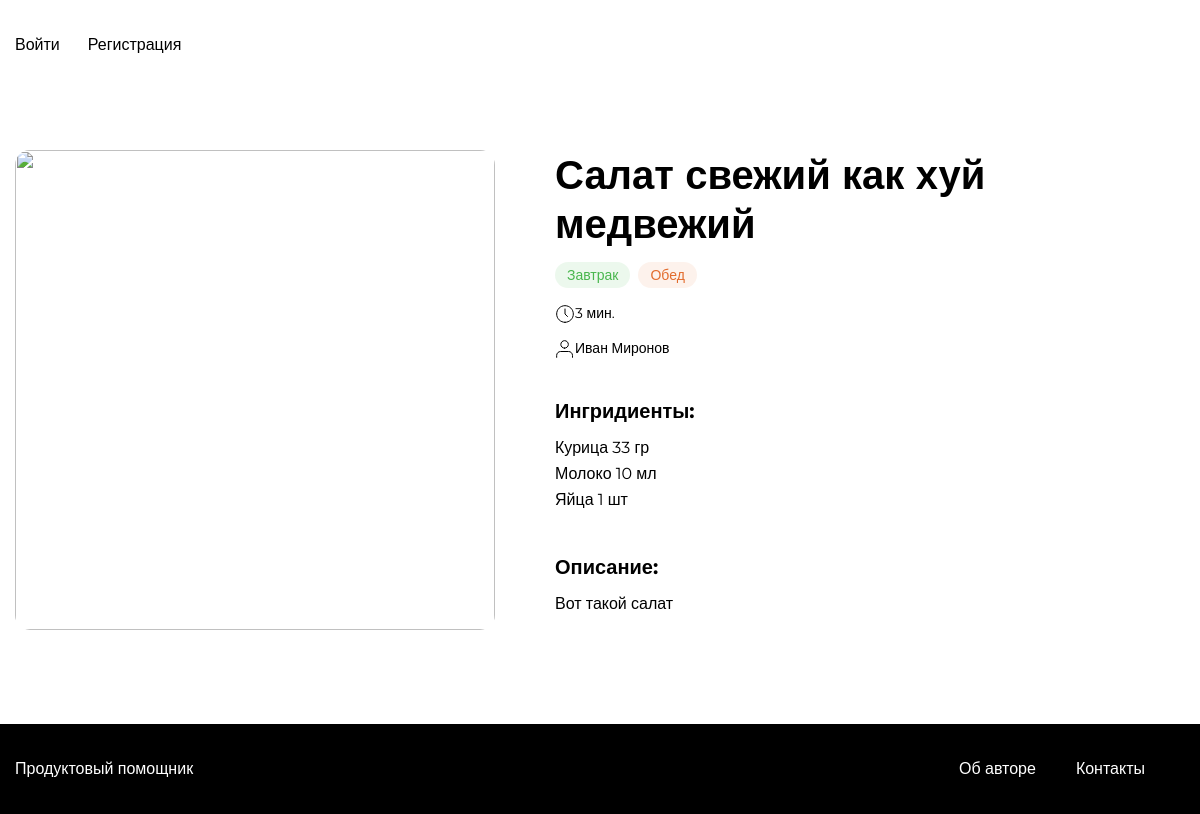
Page /recipe/1/ on the committed database.
### recipe/models.py (models this page shows, shortened)
class Recipe(models.Model):
    author = models.ForeignKey(User, on_delete=models.CASCADE)
    name = models.CharField(max_length=50, verbose_name = 'Название рецепта')
    description = models.TextField(verbose_name = 'Текст')
    pub_date = models.DateTimeField('Дата публикации', auto_now_add=True)
    image = models.ImageField(upload_to='recipes/', validators=[validate_file_size])
    time = models.PositiveIntegerField(verbose_name = 'Время приготовления', validators=[validate_time])
    tags = models.ManyToManyField(Tag, verbose_name = 'Тег')
    ingredients = models.ManyToManyField(Product, through = Ingredient, verbose_name = 'Ингредиент блюда')

class Tag(models.Model):
    tag = models.CharField(max_length=50, verbose_name = 'Тэг')
    slug = models.SlugField(max_length=10, unique=True, db_index=True, verbose_name='Slug')
    def __str__(self):
        return self.tag

class Ingredient(models.Model):
    product = models.ForeignKey(Product, on_delete=models.CASCADE, verbose_name = 'Ингредиент')
    quantity = models.IntegerField(verbose_name = 'Вес')
    recipe = models.ForeignKey('Recipe', on_delete=models.CASCADE, related_name = 'quantity', verbose_name = 'Рецепт')

class Product(models.Model):
    title = models.CharField(max_length=50, verbose_name = 'Название')
    dimension = models.CharField(max_length=20, verbose_name = 'Единицы измерения')

### recipe/views.py (the view)
# urls.py: path('recipe/<int:recipe_id>/', views.recipe_view, name='recipe_view'),
def recipe_view(request, recipe_id):
    recipe = get_object_or_404(Recipe, pk=recipe_id)
    if request.user.is_authenticated:
        subscribe_list = User.objects.filter(authors__subscriber_id=request.user)
        return render(request,'recipe/singlePage.html', {'recipe': recipe, 'subscribe_list': subscribe_list})
    return render(request, 'recipe/singlePage.html', {'recipe': recipe})

### GroceryAssistant/context_processors.py (called while the page is built)
def purchase_counter(request):
    if request.user.is_authenticated:
        purchase_counter = Purchase.objects.filter(user=request.user).count()
        return {'purchase_counter': purchase_counter}
    return {'purchase_counter': 0}

### recipe/templates/recipe/singlePage.html (shortened to what this page needs)
{% extends "recipe/base.html" %}
{% load static %}
{% block css %}
    <link rel="stylesheet" href="{% static '/pages/single.css' %}">
{% endblock css %}
{% load user_filters %}
{% block content %}
{% load thumbnail %}
<div class="single-card" data-id="{{ recipe.id }}" data-author="{{ recipe.author.id }}">
    {% thumbnail recipe.image "960x500" as im %}
        <img src="{{ im.url }}" class="single-card__image">
    {% endthumbnail %}
            <div class="single-card__info">
                <div class="single-card__header-info">
                    <h1 class="single-card__title">{{ recipe.name }}</h1>
                </div>
                <ul class="single-card__items">
                {% for tag in recipe.tags.all %}
                        {% if tag.tag == 'Завтрак' %}
                        <li class="single-card__item"><span class="badge badge_style_green">{{ tag }}</span></li>
                        {% elif tag.tag == 'Обед' %}
                        <li class="single-card__item"><span class="badge badge_style_orange">{{ tag }}</span></li>
                        {% else %}
                        <li class="single-card__item"><span class="badge badge_style_purple">{{ tag }}</span></li>
                        {% endif %}
                {% endfor %}
                </ul>
                <div class="single-card__items single-card__items_column">
                    <p class="single-card__text"><span class="icon-time"></span>{{ recipe.time }} мин.</p>
                    <ul class="single-card__items">
                        <li class="single-card__item"><p class="single-card__text"><span class="icon-user"></span>{{ recipe.author.first_name }} {{ recipe.author.last_name }}</p></li>
                    </ul>
                </div>
                <div class="single-card__section">
                    <h3 class="single-card__section-title">Ингридиенты:</h3>
                    <div class="single-card__items single-card__items_column">
                        {% for ingredient in recipe.quantity.all %}
                        <p class=" single-card__section-item">{{ ingredient.product.title }} {{ ingredient.quantity }} {{ ingredient.product.dimension }}</p>
                        {% endfor %}
                    </div>
                </div>
                <div class="single-card__section">
                    <h3 class="single-card__section-title">Описание:</h3>
                    <p class=" single-card__section-text">{{ recipe.description }}</p>
                </div>
            </div>
        </div>
{% endblock content %}

### recipe/templates/recipe/base.html (shortened to what this page needs)
<!doctype html>
<html>
    <head>
        {% load static %}
        {% block css %}{% endblock css %}
    </head>
    <body>
        {% block header %} {% include 'misc/header.html' %} {% endblock %}
        <main class="main container">
            {% block content %}{% endblock content %}
        </main>
        {% include 'misc/footer.html' %}
    </body>
</html>

### recipe/templates/misc/header.html
<header class="header">
    <nav class="nav">
        <div class="nav__container container">
            {% if user.is_authenticated %}
            <ul class="nav__items list">
                <li class="nav__item {% if 'index' in request.resolver_match.url_name %}nav__item_active{% endif %}"><a href="{% url 'index' %}" class="nav__link link">Рецепты</a></li>
                <li class="nav__item {% if 'subscriptions' in request.resolver_match.url_name %}nav__item_active{% endif %}"><a href="{% url 'subscriptions' %}" class="nav__link link">Мои подписки</a></li>
                <li class="nav__item {% if 'recipe_new' in request.resolver_match.url_name %}nav__item_active{% endif %}"><a href="{% url 'recipe_new' %}" class="nav__link link">Создать рецепт</a></li>
                <li class="nav__item {% if 'favorites' in request.resolver_match.url_name %}nav__item_active{% endif %}"><a href="{% url 'favorites' %}" class="nav__link link">Избранное</a></li>
                <li class="nav__item {% if 'purchases' in request.resolver_match.url_name %}nav__item_active{% endif %}"><a href="{% url 'purchases' %}" class="nav__link link">Список покупок</a> <span class="badge badge_style_blue nav__badge" id="counter">{{ purchase_counter }}</span></li>
            </ul>
            <ul class="nav__items list">
                <li class="nav__item {% if 'password_change' in request.resolver_match.url_name %}nav__item_active{% endif %}"><a href="{% url 'password_change' %}" class="nav__link link">Изменить пароль</a></li>
                <li class="nav__item {% if 'logout' in request.resolver_match.url_name %}nav__item_active{% endif %}"><a href="{% url 'logout' %}" class="nav__link link">Выход</a></li>
            </ul>
            {% else %}
            <ul class="nav__items list">
                <li class="nav__item {% if 'login' in request.resolver_match.url_name %}nav__item_active{% endif %}"><a href="{% url 'login' %}" class="nav__link link">Войти</a></li>
                <li class="nav__item {% if 'registration' in request.resolver_match.url_name %}nav__item_active{% endif %}"><a href="{% url 'registration' %}" class="nav__link link">Регистрация</a></li>
            </ul>
            {% endif %}
        </div>
    </nav>
</header>

### recipe/templates/misc/footer.html
<footer class="footer">
    <div class="footer__container container">
        <a href="{% url 'index' %}" class="footer__brand link">Продуктовый помощник</a>
        <ul class="footer__items">
            <li class="footer__item"><a href="{% url 'about' %}" class="footer__link link">Об авторе </a></li>
            <li class="footer__item"><a href='users/flatpages/default.html' class="footer__link link">Контакты</a></li>
        </ul>
    </div>
</footer>

### recipe/static/pages/single.css (style rules this page uses)
* { box-sizing: border-box; }
html, body { min-height: 100%; }

### recipe/static/blocks/container/container.css (style rules this page uses)
.container { max-width: 1200px; padding: 0 15px; margin: 0 auto; width: 100%; }

### recipe/static/blocks/link/link.css (style rules this page uses)
.link { text-decoration: none; transition: opacity 0.2s; }

### recipe/static/blocks/header/header.css (style rules this page uses)
.header { display: flex; align-items: center; justify-content: center; }

### recipe/static/blocks/nav/nav.css (style rules this page uses)
.nav { height: 90px; width: 100%; }

### recipe/static/blocks/nav/__container/nav__container.css (style rules this page uses)
.nav__container { display: flex; justify-content: space-between; height: 100%; align-items: center; }

### recipe/static/blocks/nav/__items/nav__items.css (style rules this page uses)
.nav__items { display: flex; height: 100%; flex-direction: row; list-style: none; padding: 0; align-items: center; }

### recipe/static/blocks/nav/__item/nav__item.css (style rules this page uses)
.nav__item { display: flex; align-items: center; margin-right: 28px; height: 100%; color: #000000; position: relative; }
.nav__item:last-child { margin-right: 0; }

### recipe/static/blocks/nav/__link/nav__link.css (style rules this page uses)
.nav__link { font-style: normal; font-weight: 500; font-size: 16px; line-height: 20px; color: inherit; cursor: pointer; font-family: 'Montserrat', sans-serif; }

### recipe/static/blocks/main/main.css (style rules this page uses)
.main { padding-top: 60px; padding-bottom: 80px; flex: 1 0 auto; min-height: calc(100vh - 180px); }

### recipe/static/blocks/single-card/single-card.css (style rules this page uses)
.single-card { display: flex; justify-content: space-between; }

### recipe/static/blocks/single-card/__title/single-card__title.css (style rules this page uses)
.single-card__title { font-family: 'Montserrat', sans-serif; font-style: normal; font-weight: bold; font-size: 40px; line-height: 49px; color: #000000; margin: 0; }

### recipe/static/blocks/single-card/__image/single-card__image.css (style rules this page uses)
.single-card__image { object-fit: cover; align-self: flex-start; height: 480px; width: 480px; border-radius: 15px; }

### recipe/static/blocks/single-card/__info/single-card__info.css (style rules this page uses)
.single-card__info { display: flex; flex-direction: column; width: 100%; padding-left: 60px; }

### recipe/static/blocks/single-card/__header-info/single-card__header-info.css (style rules this page uses)
.single-card__header-info { display: flex; justify-content: space-between; margin: 0 0 18px; }

### recipe/static/blocks/single-card/__items/single-card__items.css (style rules this page uses)
.single-card__items { display: flex; flex-direction: row; list-style: none; padding: 0; margin: 0 0 20px; }

### recipe/static/blocks/single-card/__item/single-card__item.css (style rules this page uses)
.single-card__item { margin-right: 8px; height: 100%; }

### recipe/static/blocks/single-card/__text/single-card__text.css (style rules this page uses)
.single-card__text { font-family: 'Montserrat', sans-serif; font-style: normal; font-weight: normal; font-size: 14px; line-height: 17px; color: #000000; margin: 0 0 15px; padding: 0; }
.single-card__text:last-child { margin-bottom: 0; }

### recipe/static/blocks/single-card/__items/_column/single-card__items_column.css (style rules this page uses)
.single-card__items_column { flex-direction: column; max-height: 129px; flex-wrap: wrap; }

### recipe/static/blocks/single-card/__section/single-card__section.css (style rules this page uses)
.single-card__section { margin: 0 0 22px; }
.single-card__section:last-child { margin: 0; }

### recipe/static/blocks/single-card/__section-title/single-card__section-title.css (style rules this page uses)
.single-card__section-title { font-family: 'Montserrat', sans-serif; font-style: normal; font-weight: bold; font-size: 20px; line-height: 24px; color: #000000; margin: 0 0 12px; }

### recipe/static/blocks/single-card/__section-text/single-card__section-text.css (style rules this page uses)
.single-card__section-text { font-size: 16px; line-height: 26px; font-family: 'Montserrat', sans-serif; font-style: normal; font-weight: normal; color: #000000; margin: 0 0 27px; padding: 0; }

### recipe/static/blocks/single-card/__section-item/single-card__section-item.css (style rules this page uses)
.single-card__section-item { font-size: 16px; line-height: 26px; font-family: 'Montserrat', sans-serif; font-style: normal; font-weight: normal; color: #000000; margin: 0; padding: 0; width: max-content; }

### recipe/static/blocks/footer/footer.css (style rules this page uses)
.footer { background: #000000; height: 90px; flex: 0 0 auto; }

### recipe/static/blocks/footer/__container/footer__container.css (style rules this page uses)
.footer__container { display: flex; justify-content: space-between; align-items: center; height: 100%; }

### recipe/static/blocks/footer/__link/footer__link.css (style rules this page uses)
.footer__link { font-family: 'Montserrat', sans-serif; font-style: normal; font-weight: 500; font-size: 16px; line-height: 20px; color: #FFFFFF; }

### recipe/static/blocks/footer/__item/footer__item.css (style rules this page uses)
.footer__item { margin-right: 40px; }

### recipe/static/blocks/footer/__items/footer__items.css (style rules this page uses)
.footer__items { display: flex; list-style: none; padding: 0; }

### recipe/static/blocks/footer/__brand/footer__brand.css (style rules this page uses)
.footer__brand { font-family: 'Montserrat', sans-serif; font-style: normal; font-weight: 500; font-size: 16px; line-height: 20px; color: #FFFFFF; }

### recipe/static/blocks/badge/badge.css (style rules this page uses)
.badge { color: #fff; background: #ddd; border-radius: 24px; padding: 4px 12px; font-style: normal; font-weight: 500; font-size: 14px; line-height: 17px; font-family: 'Montserrat', sans-serif; }

### recipe/static/blocks/badge/_style/badge_style_green.css (style rules this page uses)
.badge_style_green { background: rgba(73, 182, 78, 0.1); color: #49B64E; }

### recipe/static/blocks/badge/_style/badge_style_orange.css (style rules this page uses)
.badge_style_orange { background: rgba(234, 146, 99, 0.12); color: #E26C2D; }

### rows in the picture
Recipe: name "Салат свежий как хуй медвежий", time "3", author.first_name "Иван", author.last_name "Миронов", description "Вот такой салат"
Tag: tag "Завтрак"
Tag: tag "Обед"
Ingredient: product "Курица", quantity "33", product.dimension "гр"
Ingredient: product "Молоко", quantity "10", product.dimension "мл"
Ingredient: product "Яйца", quantity "1", product.dimension "шт"
